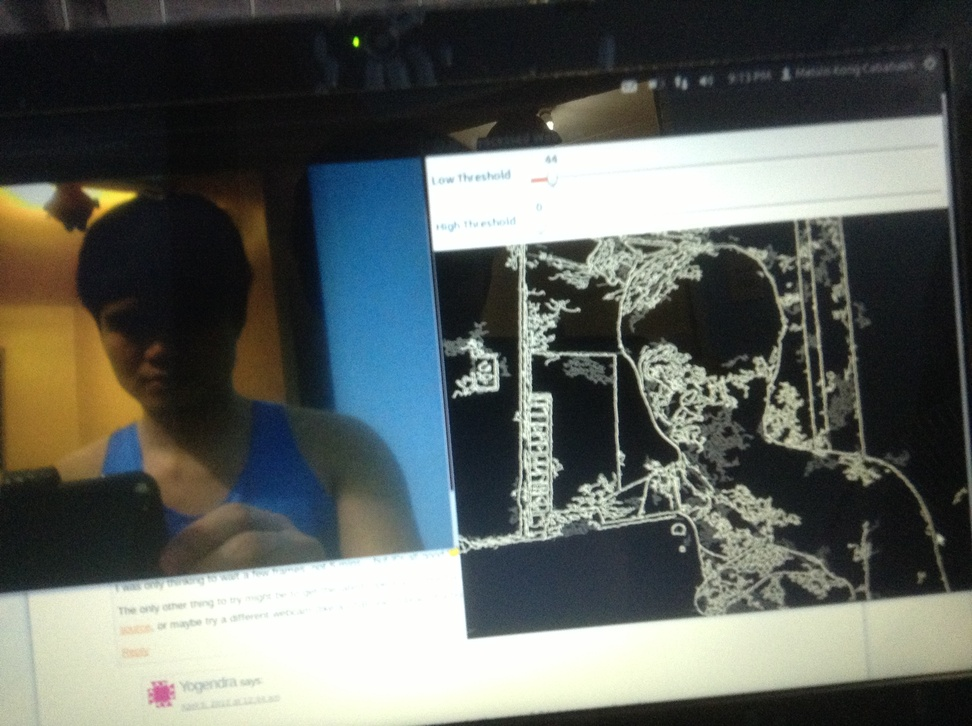
//> input picture Images/vision.JPG, 972 x 726 px, shrunk from 2592 x 1936 before the run, given in place of the camera
$ ./contour_debug   (built with g++ and OpenCV 4)
//> lines starting //> are read from the running program, lines starting //| are printed output that depends on the picture
#include <iostream>
#include "opencv2/core.hpp"
#include "opencv2/imgproc.hpp"
#include "opencv2/videoio.hpp"
#include "opencv2/highgui.hpp"

const char *winName = "Webcam";

int main(int argc, char** argv)
{
	cv::Mat frame, gray, edges;
	cv::VideoCapture cap;
	int cameraNum = 0;
	try {
		cap.open(cameraNum);
	}
	catch (cv::Exception e) {}
	if (!cap.isOpened()) {
		std::cerr << "Couldn't open the default camera!" << std::endl;
		exit(1);
	}

	cv::RNG rng(12345);

	cv::Mat drawing;
	std::vector<std::vector<cv::Point2f> > contours;
	std::vector<cv::Vec4i > hierarchy;

	cv::namedWindow(winName);
	while (1) {
		cap >> frame;
//> frame is the input picture: 726 rows x 972 cols, CV_8UC3; mean B, G, R 94.8, 99.4, 94.8
		if (frame.empty()) {
			std::cerr << "ERROR: No more frames " << std::endl;
			exit(1);
		}
		cv::cvtColor(frame, gray, CV_BGR2GRAY);
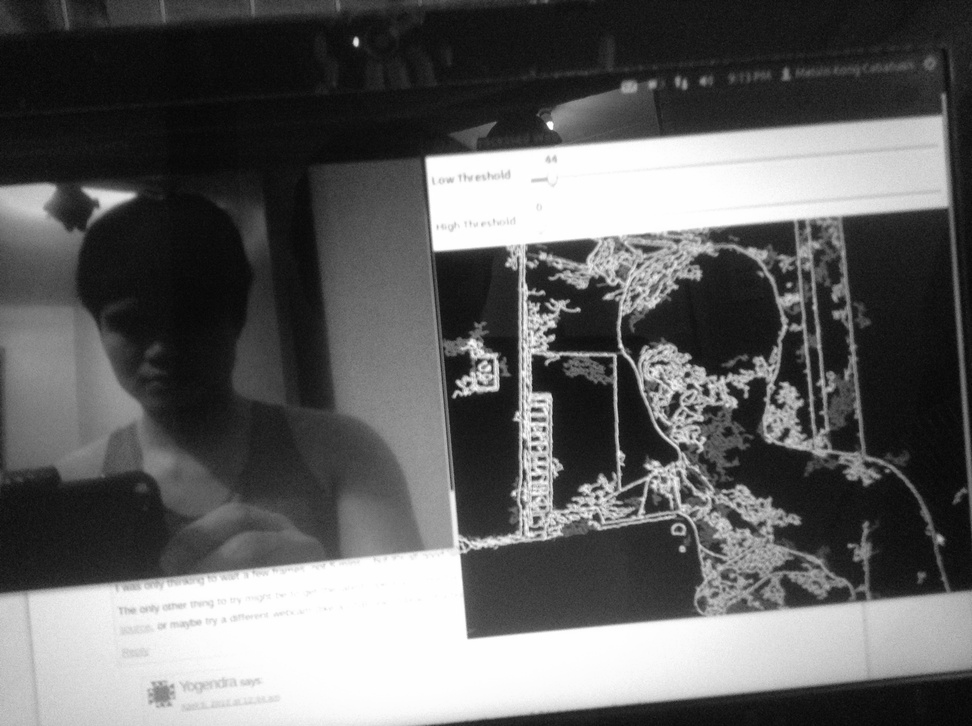
//> gray: 726 rows x 972 cols, CV_8UC1; min 2, max 255, mean 97.5
		cv::Canny(gray, edges, 60, 180);
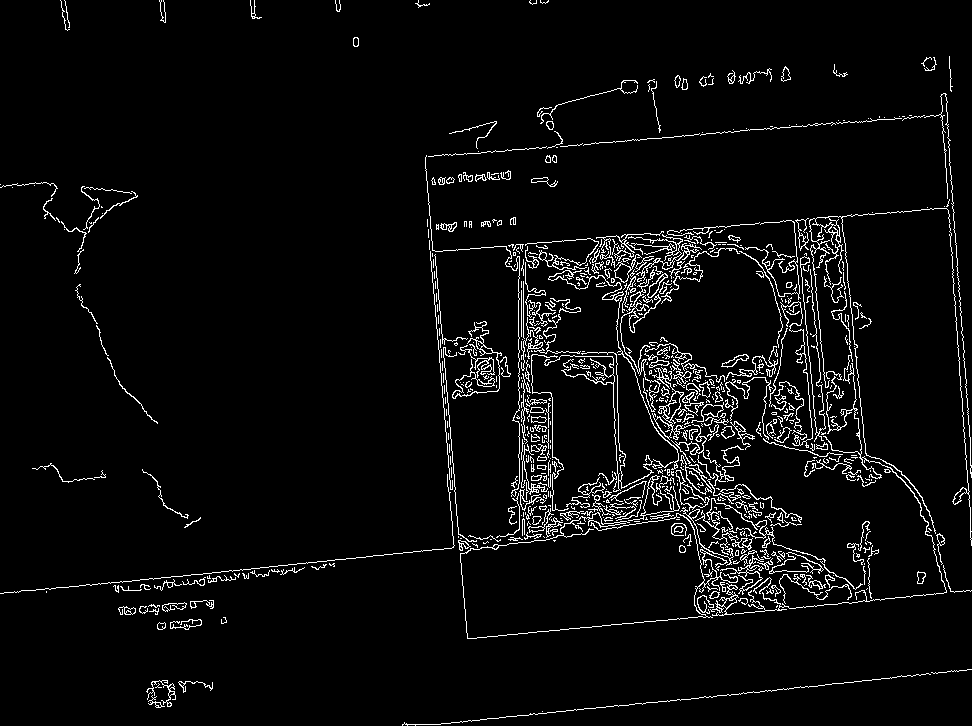
//> edges: 726 rows x 972 cols, CV_8UC1; 4.4% white in thin lines or dots

//> (the run ends here: the program stops with an error, at `cv::findContours(edges, contours, hierarchy, CV_RETR_TREE, CV_CHAIN_AP..`)
